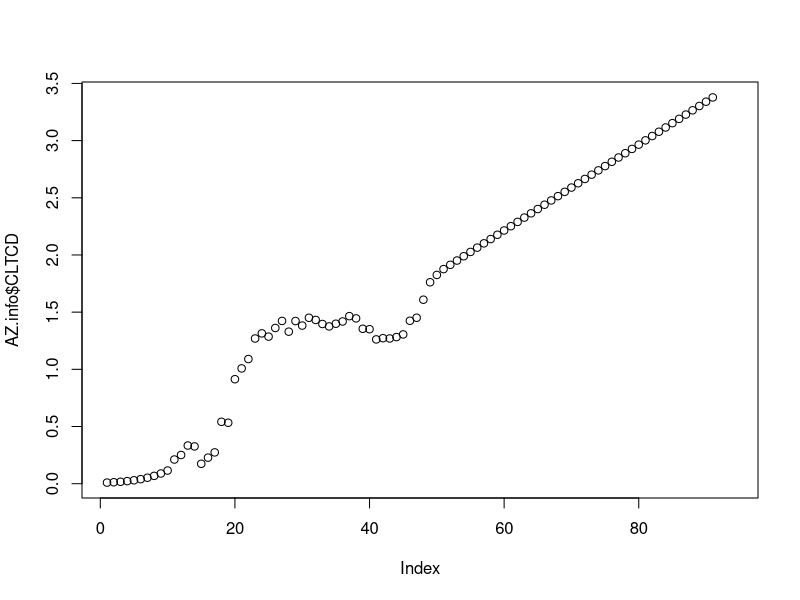
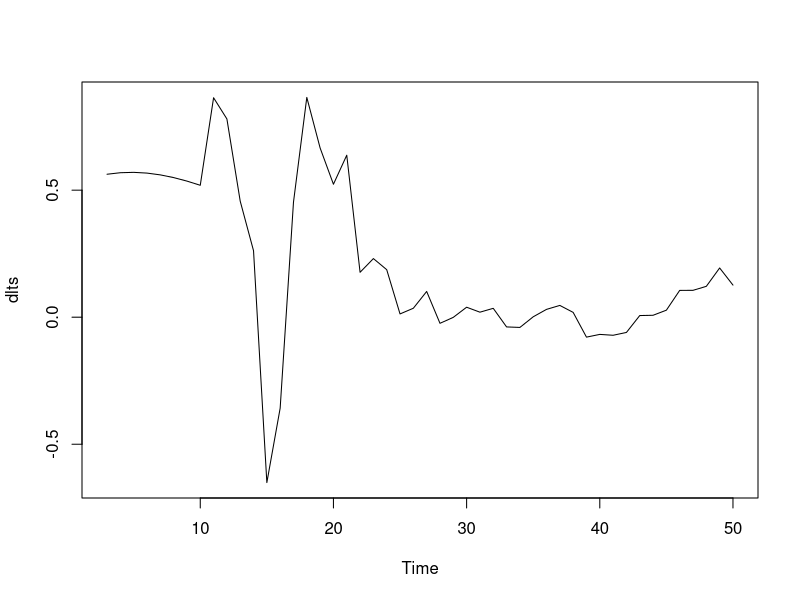

The R source for these figures, in order: (Note: this script raises an error after producing the figures.)
library(forecast)
library(tseries)
AZ.info=read.csv("AZ.info.csv")


### AZ's Coal Price Prediction ###
plot(AZ.info$CLTCD)

ts2=ts(AZ.info$CLTCD[1:50])
lts2=log(ts2)
ndiffs(lts2)
dlts=diff(lts2,2)
plot(dlts)
adf.test(dlts)
fit=auto.arima(lts2)
fit
jpeg("coal.jpeg", height=600, width=1000, quality = 1500)
plot(foreAZst(fit,41))
points(51,log(1.8),pch=10,col="red")
points(52,log(1.98),pch=10,col="red")
points(53,log(2.08),pch=10,col="red")
points(54,log(2.07),pch=10,col="red")
points(55,log(2.1),pch=10,col="red")
legend(1,12,legend = c("The bule line is the predicted value",
                       "The red points are the real value"))
dev.off()
plot(forecast(fit,41))
forecast(fit,41)